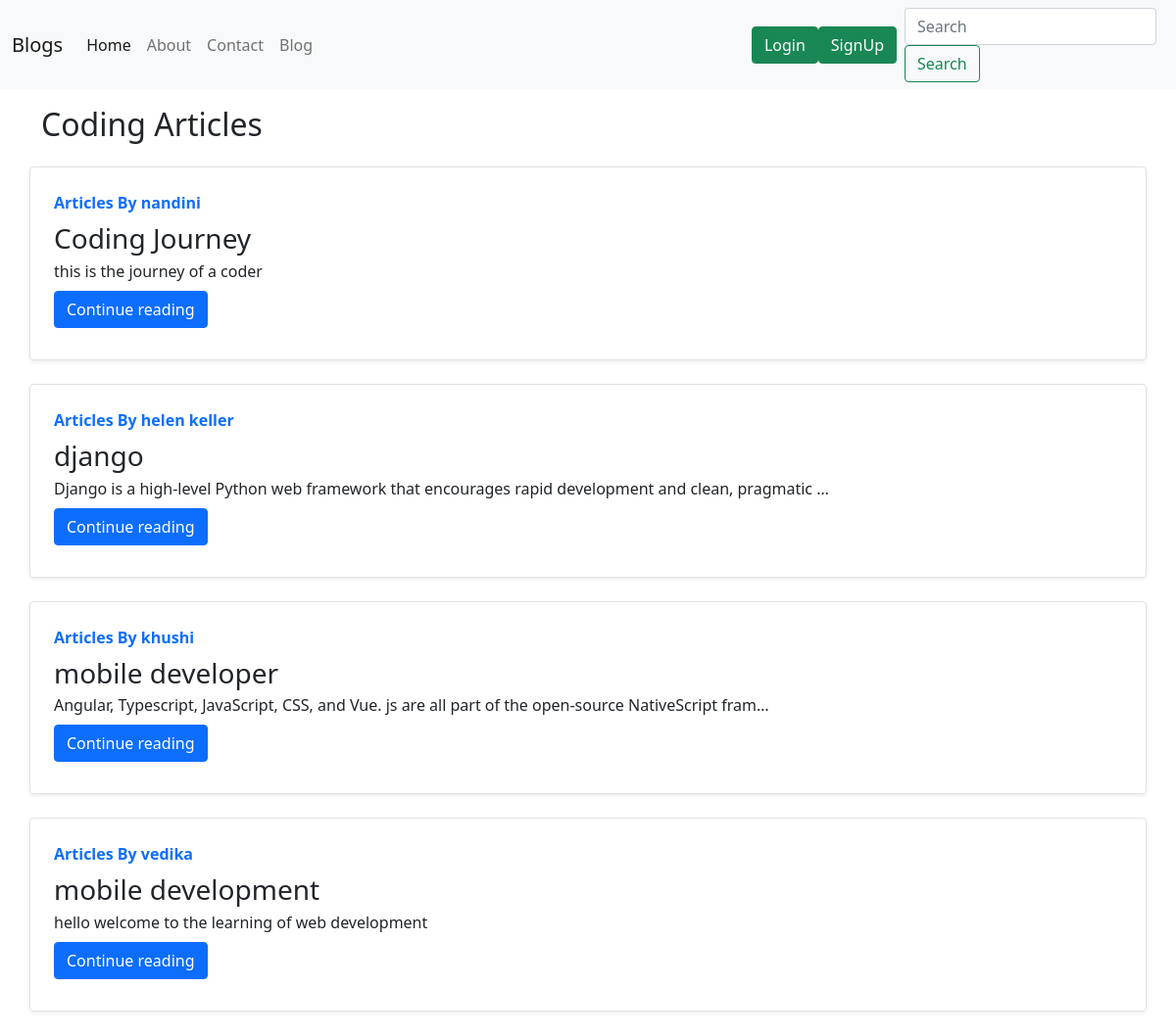
Screenshot of /blog/ with the database file from the repository.
### blog/models.py (models this page shows, shortened)
class Post(models.Model):
    sno=models.AutoField(primary_key=True)
    title=models.CharField(max_length=255)
    author=models.CharField(max_length=14)
    slug=models.CharField(max_length=100)
    timeStamp:models.DateTimeField(blank=True)
    content=models.TextField()

### blog/views.py (the view)
# urls.py: path('',views.blogHome,name='blogHome'),
def blogHome(request):
    allPosts=Post.objects.all()
    context={'allPosts':allPosts}
    return render(request,'blog/blogHome.html',context)

### templates/blog/blogHome.html (shortened to what this page needs)
{% extends 'base.html' %}
{% block body %}
<div class="container my-3">
    <h2>Coding Articles</h2>
    {% for post in allPosts%}
    <div class="row no-gutters border rounded overflow-hidden flex-md-row mb-4 shadow-sm h-md-250 my-4 position-relative">
        <div class="col p-4 d-flex flex-column position-static">
            <strong class="d-inline-block mb-2 text-primary">Articles By {{post.author}}</strong>
            <h3 class="mb-0">{{post.title}}</h3>
            <p class="card-text mb-auto">{{post.content | truncatechars:100}}</p>
            <div class="my-2">
            	<a href="/blog/{{post.slug}}" role="button" class="btn btn-primary">Continue reading</a>
            </div>
        </div>
    </div>
        {%endfor%}
    </div>
 {% endblock body%}

### rows the page displays
Post: author "nandini", title "Coding Journey", content "this is the journey of a coder"
Post: author "helen keller", title "django", content "Django is a high-level Python web framework that encourages rapid development and clean, pragmatic …"
Post: author "khushi", title "mobile developer", content "Angular, Typescript, JavaScript, CSS, and Vue. js are all part of the open-source NativeScript fram…"
Post: author "vedika", title "mobile development", content "hello welcome to the learning of web development"
